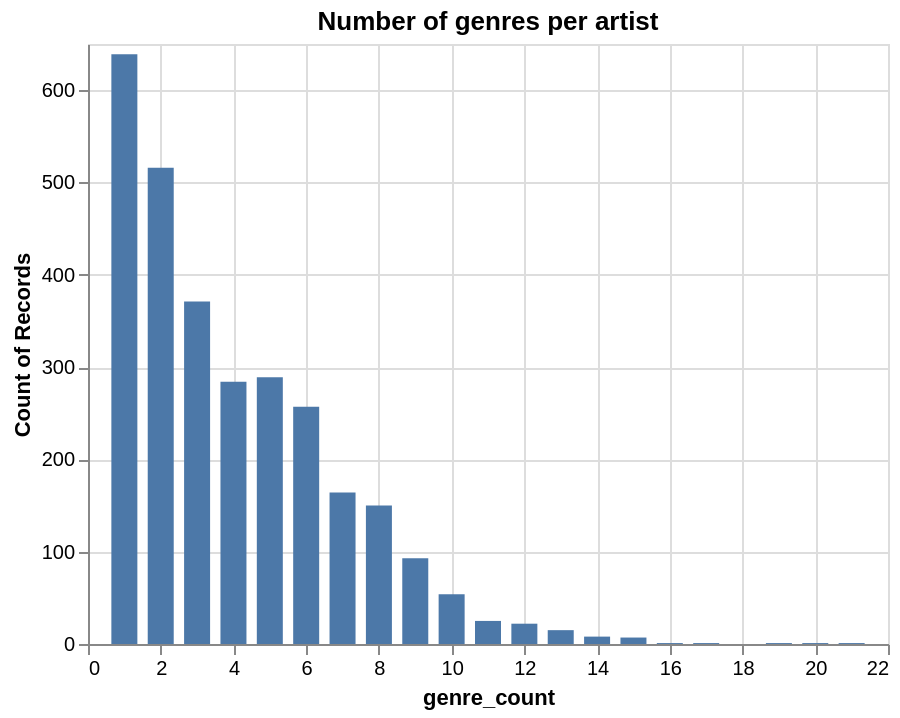

Specify this chart in Vega-Lite:
### Vega-Lite specification from a JSON file in a GitHub repository (floating-point values rounded to 4 significant figures; data arrays with more than 128 entries replaced by an {"elided": "..."} marker saying what was removed)
{"usermeta": {"embedOptions": {"theme": "latimes"}}, "config": {"view": {"continuousWidth": 400, "continuousHeight": 300}}, "data": {"name": "data-6e76e3fe6be6d83f28bc865336e992ca"}, "mark": {"type": "bar", "width": 13}, "encoding": {"tooltip": [{"type": "quantitative", "field": "genre_count"}, {"type": "quantitative", "aggregate": "count"}], "x": {"type": "quantitative", "field": "genre_count"}, "y": {"type": "quantitative", "aggregate": "count"}}, "title": "Number of genres per artist", "$schema": "https://vega.github.io/schema/vega-lite/v4.8.1.json", "datasets": {"data-6e76e3fe6be6d83f28bc865336e992ca": {"elided": "2899 records"}}}
